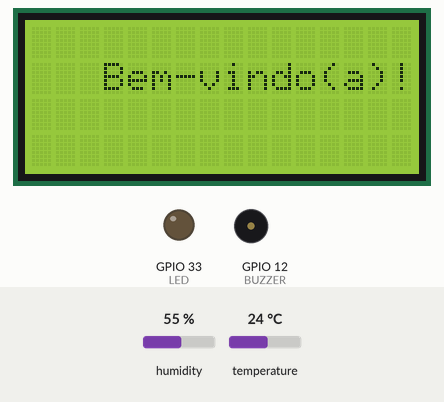
A sketch run on a simulated ESP32. Shown: 16×4 character LCD, output pins drawn as LEDs (lit = HIGH), buzzer (waves = sounding, pin HIGH). The inputs (shaded band) are chosen by the test bench; at power-on: humidity 55 %, temperature 24 °C. WiFi joins after 1.5 s; servers stay silent unless stated; the local clock reads 2024-03-15 10:24:30 at power-on unless the sketch sets it.

Above: at 1.7 s.
At 2.7 s:
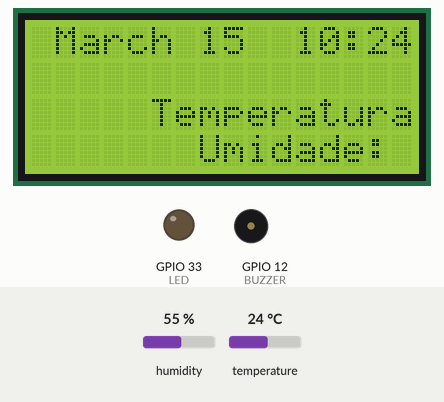
2.8 s: humidity set to 53 %
At 4.2 s:
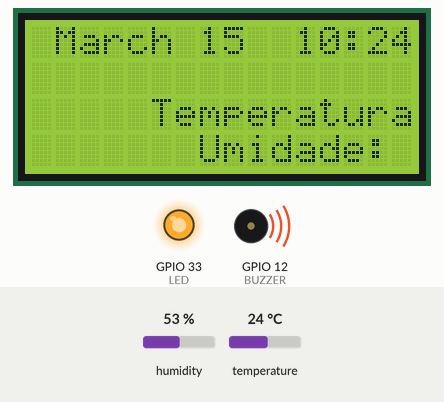
Timing chart, 0 to 5.8 s (numbered marks = the images above; inputs shaded):
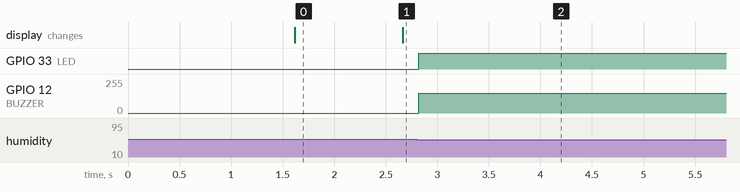

The sketch:

Mobilidade_v3.ino
```cpp
//Bibliotecas
#include <analogWrite.h>
#include <Adafruit_Sensor.h>
#include <DHT.h>
#include <DHT_U.h>
#include "UbidotsEsp32Mqtt.h"
#include <LiquidCrystal_I2C.h>
#include <WiFi.h>
#include "time.h"


//Definição de pinos e sensor
#define LED 33
#define BUZZER 12
#define DHTPIN 13
#define DHTTYPE DHT22


//Configurações do Ubidots
#define UBIDOTS_TOKEN  ""
#define WIFI_SSID  ""
#define WIFI_PASS  ""
#define DEVICE_LABEL  ""
#define VARIABLE_LABEL_T  "temperatura"
#define PUBLISH_FREQUENCY_T  600000
#define VARIABLE_LABEL_H  "umidade"
#define PUBLISH_FREQUENCY_H  601995
Ubidots ubidots(UBIDOTS_TOKEN);


//Configurações de data e hora
const char* ntpServer =  "south-america.pool.ntp.org";
const long  gmtOffset_sec = -3*3600;
const int   daylightOffset_sec = 3600;


//Timers
unsigned long timert;
unsigned long timerh;


//Configurações do LCD
int lcdColumns = 16;
int lcdRows = 4;
int bemv=0;
LiquidCrystal_I2C lcd(0x3F, lcdColumns, lcdRows);


//Configurações do DHT22
DHT_Unified dht(DHTPIN, DHTTYPE);
uint32_t delayMS;


//Função do Ubidots
void callback(char *topic, byte *payload, unsigned int length)
{
  Serial.print("Message arrived [");
  Serial.print(topic);
  Serial.print("] ");
  for (int i = 0; i < length; i++)
  {
    Serial.print((char)payload[i]);
  }
  Serial.println();
}


//Função de data e hora
void printLocalTime()
{
  struct tm timeinfo;
  if(!getLocalTime(&timeinfo)){
    Serial.println("Failed to obtain time");
    return;
  }
  lcd.setCursor(1,0);
  lcd.print(&timeinfo, "%B %d  %H:%M");
}


void setup() {
  Serial.begin(115200);
  lcd.init();
  lcd.backlight();
  dht.begin();
  pinMode(BUZZER,OUTPUT);
  pinMode(LED,OUTPUT);
  sensor_t sensor;
  WiFi.begin(WIFI_SSID, WIFI_PASS);
  configTime(gmtOffset_sec, daylightOffset_sec, ntpServer);
  delayMS = sensor.min_delay / 1000;
  ubidots.connectToWifi(WIFI_SSID, WIFI_PASS);
  ubidots.setCallback(callback);
  ubidots.setup();
  ubidots.reconnect();
  timert = timerh = millis();
}

void loop() {
  delay(delayMS);
  sensors_event_t event;
  dht.temperature().getEvent(&event);
  int temp = event.temperature;
  if(bemv==0)
  {
    lcd.setCursor(3, 1);
    lcd.print("Bem-vindo(a)!");
    delay(1000);
    bemv++;
    lcd.clear();
  }
  printLocalTime();
  lcd.setCursor(1, 2);
  lcd.print("Temperatura: ");
  lcd.print(temp);
  lcd.print((char)223);
  lcd.print("C");
  if (!ubidots.connected())
    ubidots.reconnect();
  if (millis() - timert > PUBLISH_FREQUENCY_T)
  {
    ubidots.add(VARIABLE_LABEL_T, temp);
    ubidots.publish(DEVICE_LABEL);
    timert = millis();
  }
  ubidots.loop();
  if(temp>25)
  {
    analogWrite(BUZZER,150);
    digitalWrite(LED, HIGH);
  }
  if(temp<12)
  {
    analogWrite(BUZZER,150);
    digitalWrite(LED, HIGH);
  }
  dht.humidity().getEvent(&event);
  int umidade = event.relative_humidity;
  lcd.setCursor(3,3);
  lcd.print("Umidade: ");
  lcd.print(umidade);
  lcd.print("%");
  if (!ubidots.connected())
    ubidots.reconnect();
  if (millis() - timerh > PUBLISH_FREQUENCY_H)
  {
    delay(5);
    ubidots.add(VARIABLE_LABEL_H, umidade);
    ubidots.publish(DEVICE_LABEL);
    timerh = timert = millis();
  }
  ubidots.loop();
  if(umidade>70)
  {
    analogWrite(BUZZER,150);
    digitalWrite(LED, HIGH);
  }
  if(umidade<55)
  {
    analogWrite(BUZZER,150);
    digitalWrite(LED, HIGH);
  }
  if(!(temp>25||temp<12||umidade>70||umidade<55))
  {
    analogWrite(BUZZER,0);
    digitalWrite(LED, LOW);
  }
}
```

Measured:
- the behaviour switches between 55 and 54 % on humidity (found by bisection; images 1 and 2)
- after the input at 2.8 s, GPIO 33 (LED): LOW → HIGH at once; GPIO 12 (BUZZER): 0/255 → 150/255 at once
- what the display in image 0 shows lasts 1.1 s, from 1.6 s to 2.7 s
